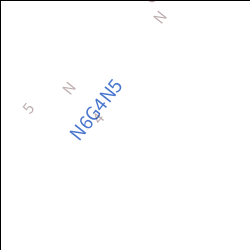
Frame 1 (no input)
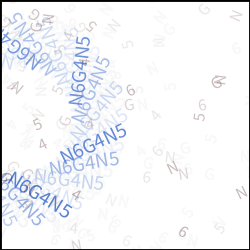
Frame 60 (the mouse pressed at the canvas centre just before this capture)
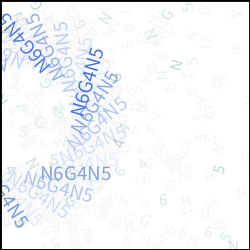
Frame 120 (the mouse held since frame 60 and released just before this capture)

The Processing sketch that drew these frames (run headless with seeded random() and noise(); from frame 60 on, the mouse is pressed at the canvas centre):

// Processing sketch: processing_19826
// ── processing_19826.pde

float angle=0.1;// variable for angle
PFont font;
 
void setup(){
  size(250,250);
  smooth();
  background(255);

}
 
void draw(){
   frameRate(99);
  fill(255,20);
  rect(0,0,height,width);
   
  angle=angle+1;
     translate(20,120); //offset
     rotate(angle-2); //rotate as angle-8 value
  fill(50,100,200,225);
 textSize(21);
 strokeWeight(0.7);
text("N6G4N5",20,60);
   fill(50,mouseY,mouseX,80);// mean postal code move with your mouse
   
 
  textSize(17);
  strokeWeight(2);
  text("N",random(250),random(200));
  text("6",random(225),random(150));
  text("G",random(200),random(100));
  text("4",random(100),random(120));
  text("N",random(150),random(260));
  text("5",random(50),random(300));
//small flash letters
  
}
